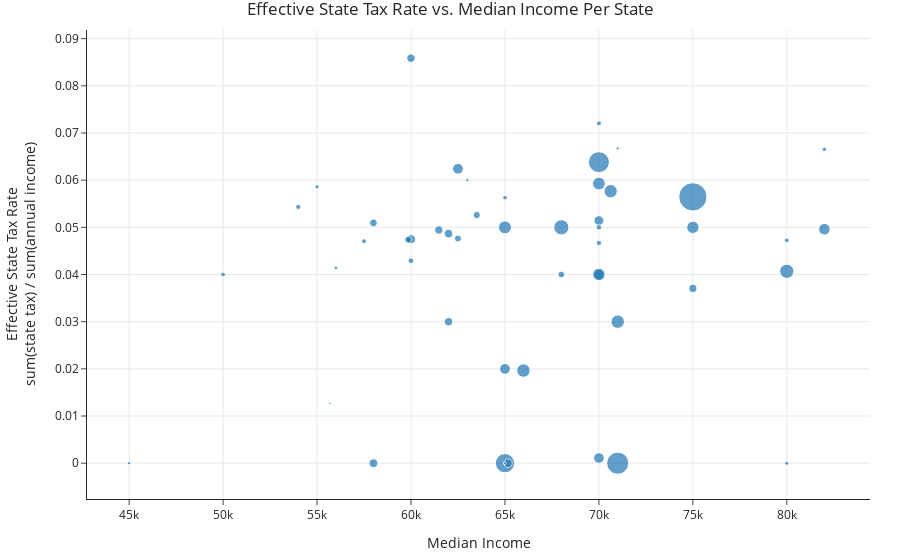

The notebook cell saved with this chart:
### Markdown cell above
Nice work! To wrap up this section, we'll show you one of the many visualizations you can create using the calculations you just did.

All you need to do here is read through the cell below, try and understand the code, run the cell, and look at the resulting visualization. What trends do you notice?

### Code cell
effective_tax_per_state = (
    with_disposable_income
    .groupby('State')
    .apply(lambda df: df['state_tax_owed'].sum() / df['annual_inc'].sum())
)

median_income = (
    with_disposable_income
    .groupby('State')
    ['annual_inc']
    .median()
)

(
    pd.DataFrame()
    .assign(
        effective_tax_per_state=effective_tax_per_state, 
        median_income=median_income,
        count=with_disposable_income.value_counts('State')
    )
    .reset_index()
    .plot(
        kind='scatter',
        x='median_income',
        y='effective_tax_per_state',
        hover_name='State',
        size='count',
        title='Effective State Tax Rate vs. Median Income Per State',
        labels={
            'median_income': 'Median Income',
            'effective_tax_per_state': 'Effective State Tax Rate<br>sum(state tax) / sum(annual income)',
            'count': 'Number of Borrowers'
        }
    )
)

### Figure 1 — Plotly figure (JSON) as saved in the notebook; plotly's stock layout.template omitted (floating-point values rounded to 4 significant figures)
{"data": [{"hovertemplate": "<b>%{hovertext}</b><br><br>Median Income=%{x}<br>Effective State Tax Rate<br>sum(state tax) / sum(annual income)=%{y}<br>Number of Borrowers=%{marker.size}<extra></extra>", "hovertext": ["AK", "AL", "AR", "AZ", "CA", "CO", "CT", "DC", "DE", "FL", "GA", "HI", "ID", "IL", "IN", "KS", "KY", "LA", "MA", "MD", "ME", "MI", "MN", "MO", "MS", "MT", "NC", "ND", "NE", "NH", "NJ", "NM", "NV", "NY", "OH", "OK", "OR", "PA", "RI", "SC", "SD", "TN", "TX", "UT", "VA", "VT", "WA", "WI", "WV", "WY"], "legendgroup": "", "marker": {"color": "#1F77B4", "size": [19, 78, 55, 131, 905, 113, 110, 23, 24, 420, 198, 28, 11, 261, 81, 59, 51, 75, 170, 151, 12, 174, 131, 96, 37, 20, 188, 7, 31, 25, 228, 31, 82, 498, 204, 54, 81, 205, 26, 69, 13, 89, 553, 34, 183, 15, 129, 85, 28, 9], "sizemode": "area", "sizeref": 2.263, "symbol": "circle"}, "mode": "markers", "name": "", "orientation": "v", "showlegend": false, "type": "scatter", "x": [80000, 61480.0, 62500, 65000, 75000, 70000, 70000, 82000, 65000, 65000, 70625, 70000, 63000, 68000, 62000, 63500, 68000, 75000, 75000, 82000, 71000, 70000, 62500, 60000, 60000, 55000, 65000, 55694, 54000, 50000, 80000, 70000, 65160.0, 70000, 65980.0, 59850, 60000, 71000, 80000, 58000, 45000, 58000, 71000, 70000, 70000, 56000, 70000, 62000, 57500, 65000], "xaxis": "x", "y": [0, 0.04944, 0.04762, 0.02, 0.05646, 0.04, 0.05143, 0.06652, 0.05629, 0, 0.05766, 0.07204, 0.06, 0.05, 0.03, 0.05261, 0.04, 0.03704, 0.05, 0.04961, 0.06674, 0.04, 0.06242, 0.04747, 0.04291, 0.05859, 0.05, 0.01266, 0.05433, 0.04, 0.04068, 0.04669, 0, 0.06382, 0.01963, 0.04738, 0.08586, 0.03, 0.04722, 0.05094, 0, 0, 0, 0.05, 0.05928, 0.04142, 0.001091, 0.04866, 0.04705, 0], "yaxis": "y"}], "layout": {"autosize": true, "legend": {"itemsizing": "constant", "tracegroupgap": 0}, "title": {"text": "Effective State Tax Rate vs. Median Income Per State"}, "xaxis": {"anchor": "y", "autorange": true, "domain": [0, 1], "range": [42790.0, 84350.0], "title": {"text": "Median Income"}, "type": "linear"}, "yaxis": {"anchor": "x", "autorange": true, "domain": [0, 1], "range": [-0.009828, 0.09278], "title": {"text": "Effective State Tax Rate<br>sum(state tax) / sum(annual income)"}, "type": "linear"}}}
